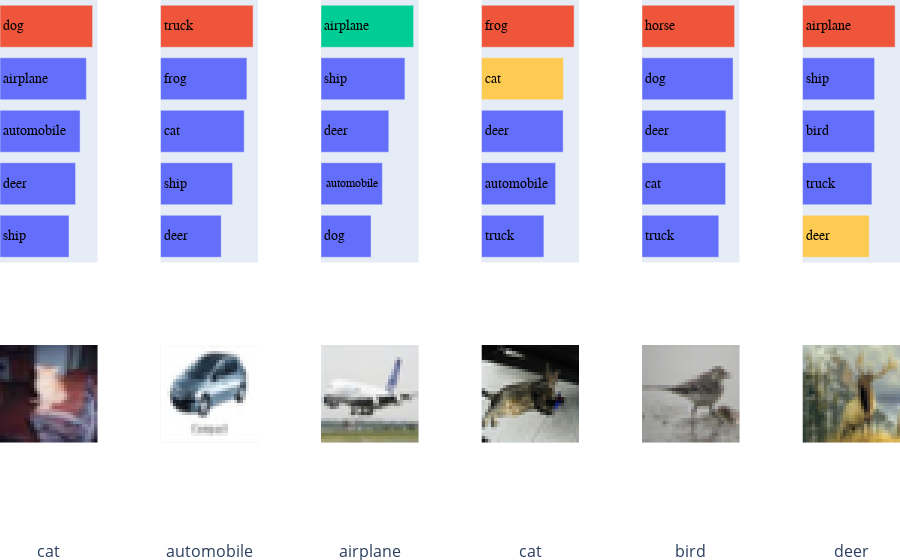

The cell this chart's notebook holds for it:
### Code cell
fig

### Figure 1 — Plotly figure (JSON) as saved in the notebook; plotly's stock layout.template omitted (floating-point values rounded to 4 significant figures; data arrays with more than 128 entries replaced by an {"elided": "..."} marker saying what was removed)
{"data": [{"insidetextanchor": "start", "insidetextfont": {"color": "black", "family": "Arial", "size": 14}, "marker": {"color": ["#636EFA", "#636EFA", "#636EFA", "#636EFA", "#EF553B"]}, "orientation": "h", "outsidetextfont": {"color": "black", "family": "Arial", "size": 14}, "text": ["ship", "deer", "automobile", "airplane", "dog"], "textposition": "inside", "type": "bar", "x": [0.1021, 0.1118, 0.1184, 0.1278, 0.137], "xaxis": "x", "y": ["ship", "deer", "automobile", "airplane", "dog"], "yaxis": "y"}, {"name": "cat", "type": "image", "xaxis": "x7", "yaxis": "y7", "z": {"elided": "32x32x3 float values"}, "zmax": [1, 1, 1, 1], "zmin": [0, 0, 0, 0]}, {"insidetextanchor": "start", "insidetextfont": {"color": "black", "family": "Arial", "size": 14}, "marker": {"color": ["#636EFA", "#636EFA", "#636EFA", "#636EFA", "#EF553B"]}, "orientation": "h", "outsidetextfont": {"color": "black", "family": "Arial", "size": 14}, "text": ["deer", "ship", "cat", "frog", "truck"], "textposition": "inside", "type": "bar", "x": [0.09584, 0.1138, 0.1321, 0.1364, 0.1462], "xaxis": "x2", "y": ["deer", "ship", "cat", "frog", "truck"], "yaxis": "y2"}, {"name": "automobile", "type": "image", "xaxis": "x8", "yaxis": "y8", "z": {"elided": "32x32x3 float values"}, "zmax": [1, 1, 1, 1], "zmin": [0, 0, 0, 0]}, {"insidetextanchor": "start", "insidetextfont": {"color": "black", "family": "Arial", "size": 14}, "marker": {"color": ["#636EFA", "#636EFA", "#636EFA", "#636EFA", "#00CC96"]}, "orientation": "h", "outsidetextfont": {"color": "black", "family": "Arial", "size": 14}, "text": ["dog", "automobile", "deer", "ship", "airplane"], "textposition": "inside", "type": "bar", "x": [0.08909, 0.1093, 0.1207, 0.1494, 0.1649], "xaxis": "x3", "y": ["dog", "automobile", "deer", "ship", "airplane"], "yaxis": "y3"}, {"name": "airplane", "type": "image", "xaxis": "x9", "yaxis": "y9", "z": {"elided": "32x32x3 float values"}, "zmax": [1, 1, 1, 1], "zmin": [0, 0, 0, 0]}, {"insidetextanchor": "start", "insidetextfont": {"color": "black", "family": "Arial", "size": 14}, "marker": {"color": ["#636EFA", "#636EFA", "#636EFA", "#FECB52", "#EF553B"]}, "orientation": "h", "outsidetextfont": {"color": "black", "family": "Arial", "size": 14}, "text": ["truck", "automobile", "deer", "cat", "frog"], "textposition": "inside", "type": "bar", "x": [0.09976, 0.1185, 0.1306, 0.1311, 0.1481], "xaxis": "x4", "y": ["truck", "automobile", "deer", "cat", "frog"], "yaxis": "y4"}, {"name": "cat", "type": "image", "xaxis": "x10", "yaxis": "y10", "z": {"elided": "32x32x3 float values"}, "zmax": [1, 1, 1, 1], "zmin": [0, 0, 0, 0]}, {"insidetextanchor": "start", "insidetextfont": {"color": "black", "family": "Arial", "size": 14}, "marker": {"color": ["#636EFA", "#636EFA", "#636EFA", "#636EFA", "#EF553B"]}, "orientation": "h", "outsidetextfont": {"color": "black", "family": "Arial", "size": 14}, "text": ["truck", "cat", "deer", "dog", "horse"], "textposition": "inside", "type": "bar", "x": [0.1082, 0.1179, 0.1182, 0.1284, 0.1305], "xaxis": "x5", "y": ["truck", "cat", "deer", "dog", "horse"], "yaxis": "y5"}, {"name": "bird", "type": "image", "xaxis": "x11", "yaxis": "y11", "z": {"elided": "32x32x3 float values"}, "zmax": [1, 1, 1, 1], "zmin": [0, 0, 0, 0]}, {"insidetextanchor": "start", "insidetextfont": {"color": "black", "family": "Arial", "size": 14}, "marker": {"color": ["#FECB52", "#636EFA", "#636EFA", "#636EFA", "#EF553B"]}, "orientation": "h", "outsidetextfont": {"color": "black", "family": "Arial", "size": 14}, "text": ["deer", "truck", "bird", "ship", "airplane"], "textposition": "inside", "type": "bar", "x": [0.1026, 0.1067, 0.1108, 0.1108, 0.1424], "xaxis": "x6", "y": ["deer", "truck", "bird", "ship", "airplane"], "yaxis": "y6"}, {"name": "deer", "type": "image", "xaxis": "x12", "yaxis": "y12", "z": {"elided": "32x32x3 float values"}, "zmax": [1, 1, 1, 1], "zmin": [0, 0, 0, 0]}], "layout": {"annotations": [{"font": {"size": 16}, "showarrow": false, "text": "cat", "x": 0.05417, "xanchor": "center", "xref": "paper", "y": -0.075, "yanchor": "bottom", "yref": "paper"}, {"font": {"size": 16}, "showarrow": false, "text": "automobile", "x": 0.2325, "xanchor": "center", "xref": "paper", "y": -0.075, "yanchor": "bottom", "yref": "paper"}, {"font": {"size": 16}, "showarrow": false, "text": "airplane", "x": 0.4108, "xanchor": "center", "xref": "paper", "y": -0.075, "yanchor": "bottom", "yref": "paper"}, {"font": {"size": 16}, "showarrow": false, "text": "cat", "x": 0.5892, "xanchor": "center", "xref": "paper", "y": -0.075, "yanchor": "bottom", "yref": "paper"}, {"font": {"size": 16}, "showarrow": false, "text": "bird", "x": 0.7675, "xanchor": "center", "xref": "paper", "y": -0.075, "yanchor": "bottom", "yref": "paper"}, {"font": {"size": 16}, "showarrow": false, "text": "deer", "x": 0.9458, "xanchor": "center", "xref": "paper", "y": -0.075, "yanchor": "bottom", "yref": "paper"}], "autosize": true, "margin": {"b": 35, "l": 0, "r": 0, "t": 0}, "showlegend": false, "xaxis": {"anchor": "y", "autorange": true, "domain": [0, 0.1083], "range": [0, 0.1442], "type": "linear", "visible": false}, "xaxis10": {"anchor": "y10", "autorange": true, "domain": [0.535, 0.6433], "range": [-0.5, 31.5], "visible": false}, "xaxis11": {"anchor": "y11", "autorange": true, "domain": [0.7133, 0.8217], "range": [-0.5, 31.5], "visible": false}, "xaxis12": {"anchor": "y12", "autorange": true, "domain": [0.8917, 1.0], "range": [-0.5, 31.5], "visible": false}, "xaxis2": {"anchor": "y2", "autorange": true, "domain": [0.1783, 0.2867], "range": [0, 0.1539], "type": "linear", "visible": false}, "xaxis3": {"anchor": "y3", "autorange": true, "domain": [0.3567, 0.465], "range": [0, 0.1735], "type": "linear", "visible": false}, "xaxis4": {"anchor": "y4", "autorange": true, "domain": [0.535, 0.6433], "range": [0, 0.1559], "type": "linear", "visible": false}, "xaxis5": {"anchor": "y5", "autorange": true, "domain": [0.7133, 0.8217], "range": [0, 0.1374], "type": "linear", "visible": false}, "xaxis6": {"anchor": "y6", "autorange": true, "domain": [0.8917, 1.0], "range": [0, 0.1499], "type": "linear", "visible": false}, "xaxis7": {"anchor": "y7", "autorange": true, "domain": [0, 0.1083], "range": [-0.5, 31.5], "visible": false}, "xaxis8": {"anchor": "y8", "autorange": true, "domain": [0.1783, 0.2867], "range": [-0.5, 31.5], "visible": false}, "xaxis9": {"anchor": "y9", "autorange": true, "domain": [0.3567, 0.465], "range": [-0.5, 31.5], "visible": false}, "yaxis": {"anchor": "x", "autorange": true, "domain": [0.5, 1], "range": [-0.5, 4.5], "type": "category", "visible": false}, "yaxis10": {"anchor": "x10", "autorange": true, "domain": [0.018, 0.482], "range": [31.5, -0.5], "visible": false}, "yaxis11": {"anchor": "x11", "autorange": true, "domain": [0.018, 0.482], "range": [31.5, -0.5], "visible": false}, "yaxis12": {"anchor": "x12", "autorange": true, "domain": [0.018, 0.482], "range": [31.5, -0.5], "visible": false}, "yaxis2": {"anchor": "x2", "autorange": true, "domain": [0.5, 1], "range": [-0.5, 4.5], "type": "category", "visible": false}, "yaxis3": {"anchor": "x3", "autorange": true, "domain": [0.5, 1], "range": [-0.5, 4.5], "type": "category", "visible": false}, "yaxis4": {"anchor": "x4", "autorange": true, "domain": [0.5, 1], "range": [-0.5, 4.5], "type": "category", "visible": false}, "yaxis5": {"anchor": "x5", "autorange": true, "domain": [0.5, 1], "range": [-0.5, 4.5], "type": "category", "visible": false}, "yaxis6": {"anchor": "x6", "autorange": true, "domain": [0.5, 1], "range": [-0.5, 4.5], "type": "category", "visible": false}, "yaxis7": {"anchor": "x7", "autorange": true, "domain": [0.018, 0.482], "range": [31.5, -0.5], "visible": false}, "yaxis8": {"anchor": "x8", "autorange": true, "domain": [0.018, 0.482], "range": [31.5, -0.5], "visible": false}, "yaxis9": {"anchor": "x9", "autorange": true, "domain": [0.018, 0.482], "range": [31.5, -0.5], "visible": false}}}
